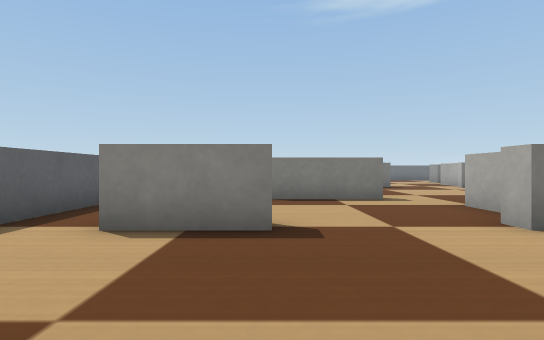
[1] (above)

24 first-person views from a walk through a world built for the Webots simulator. The camera is 0.07 m above the floor, looks level and sees 80° across. The floor is counted in squares, 0.1 m on a side. Each view is taken from the middle of a square. On the plan, view 1 faces up. The plan holds only what a view shows up to about 10 squares ahead; the rest is blank. The robots in the file are not drawn. Simple shapes and patterns stand in for the simulator's stock objects.

[2]
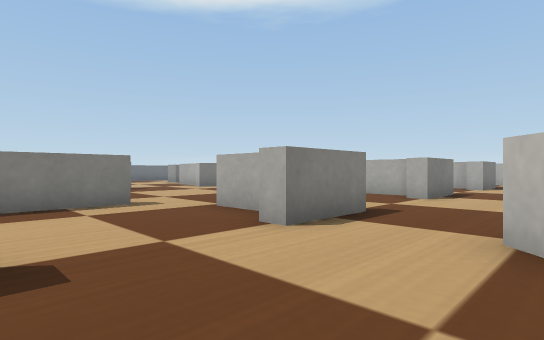

[3]
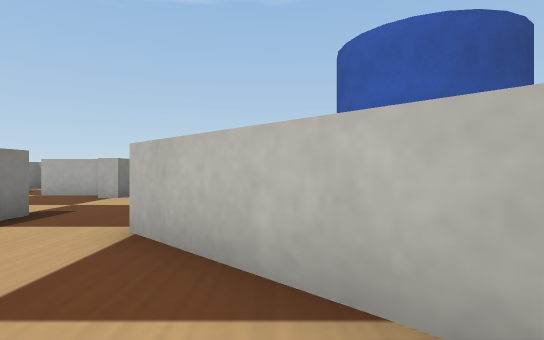

[4]
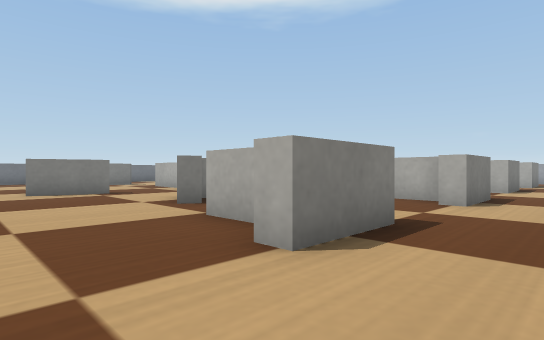

[5]
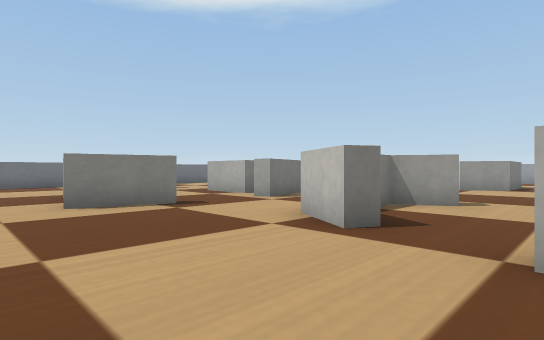

[6]
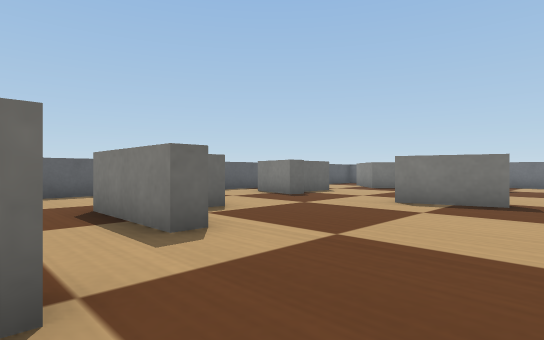

[7]
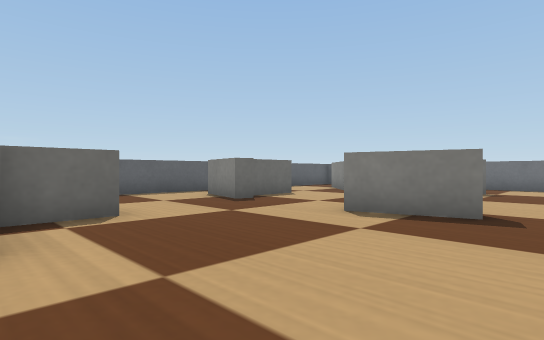

[8]
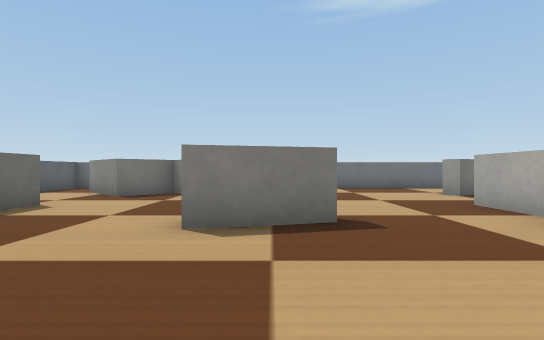

[9]
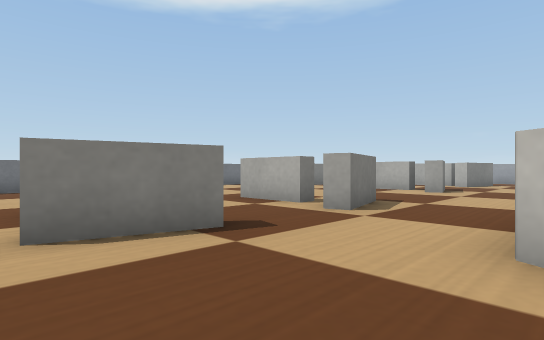

[10]
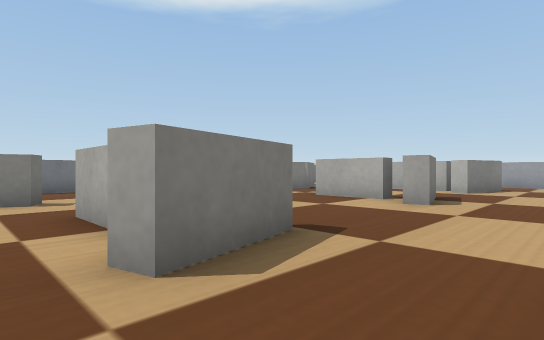

[11]
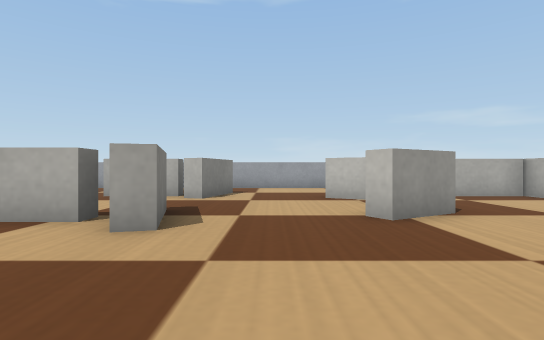

[12]
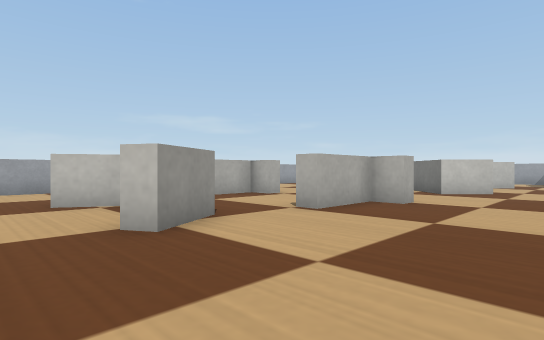

[13]
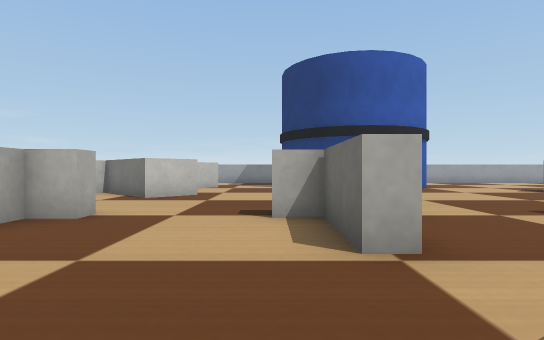

[14]
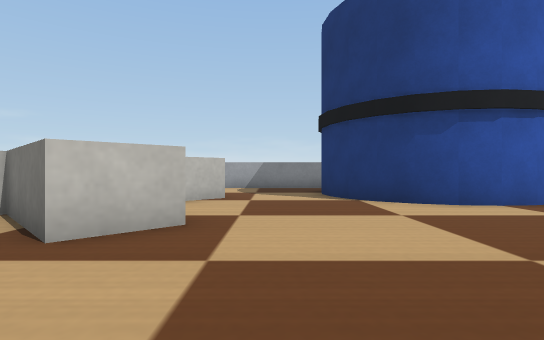

[15]
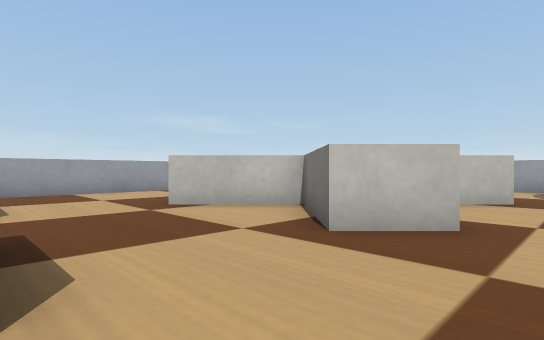

[16]
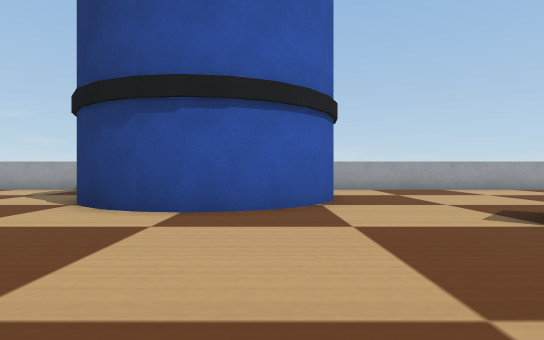

[17]
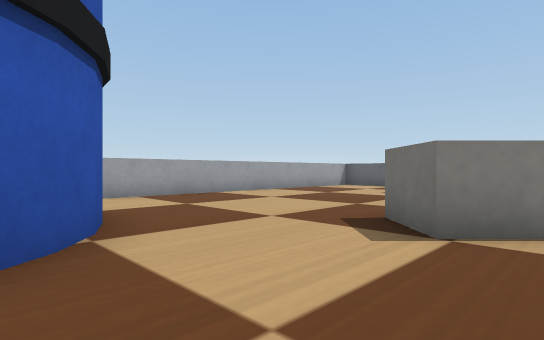

[18]
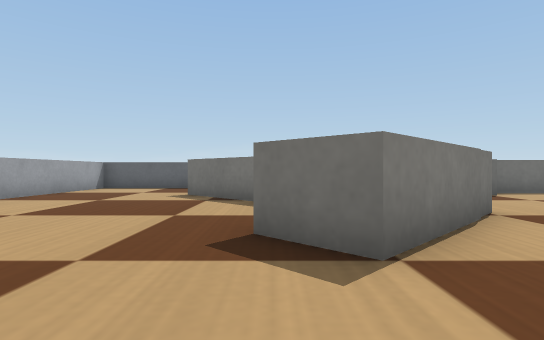

[19]
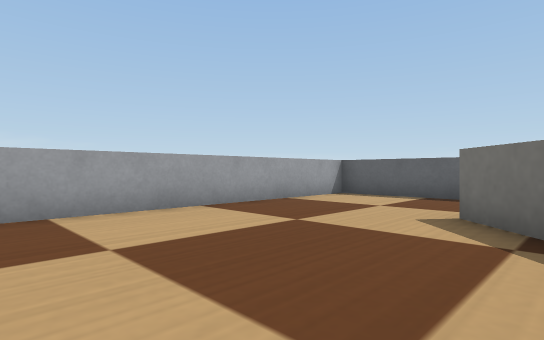

[20]
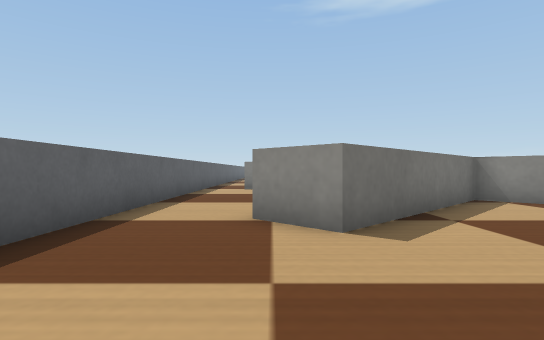

[21]
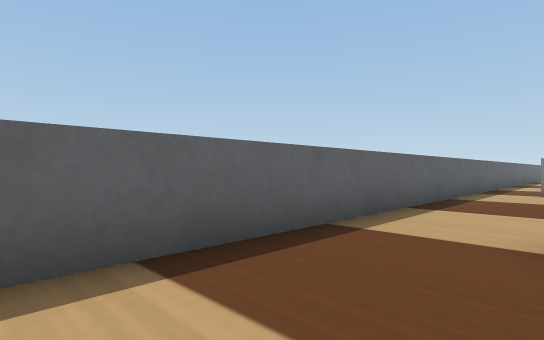

[22]
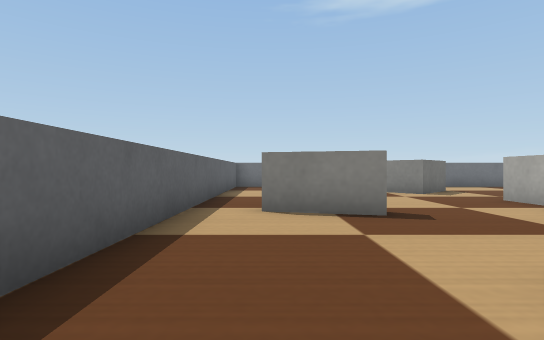

[23]
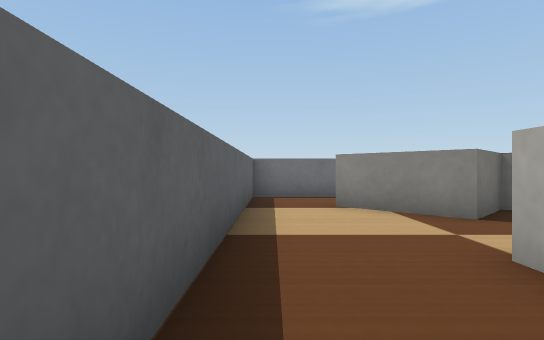

[24]
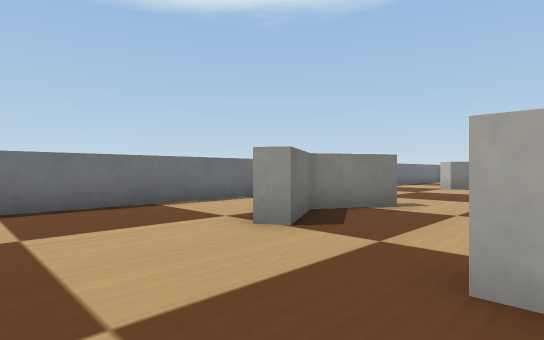

### Floor plan
Key: @ floor where view 1 was taken; # wall or solid block; . floor; B barrel.
Columns run from 4 left of view 1 to 27 right of it. Each row starts with its distance up from view 1.
 22 ####       ########
 21 #..        ..... ..
 20 #..     ........ .
 19 #..# # #......## . ..
 18 #..#####.....####....
 17 #...................
 16 #.................    ..
 15 #..#....#...#  ..#   ..# ..#
 14 #.##....#...# ...#.....#...#
 13 #..#...##...##...#....##..###
 12 #...............##...........
 11 #............................
 10 #..............................#
  9 #... #........####.....#..# ...#
  8 #...###.......#..#.....#
  7 #.........................
  6 #..#....#....#....#....#...#
  5 #..#....#....#....#....#...#
  4 #.###..###...##..###..##..##
  3 #..............................#
  2 #..............................#
  1 #......##......................#
  0 #.. @.####............##.## ...#
 -1 #... ######........... ###
 -2 #... ##..#.............
 -3 #..###........BBBB....#
 -4 #...#........B    B...#
 -5 #............B    B...
 -6 #............B    B...
 -7 #............B      ...
 -8 #...........         ..
 -9 ############         ##

Where each view was taken, in squares from view 1:
view 1: 0 up, 0 right, facing up
view 2: 1 up, 0 right, facing up-right
view 3: 0 up, 0 right, facing right
view 4: 2 up, 6 right, facing up-right
view 5: 6 up, 6 right, facing up-right
view 6: 6 up, 6 right, facing up-left
view 7: 8 up, 6 right, facing up-left
view 8: 9 up, 4 right, facing up
view 9: 9 up, 7 right, facing up-right
view 10: 10 up, 11 right, facing up-right
view 11: 11 up, 14 right, facing right
view 12: 11 up, 15 right, facing down-right
view 13: 9 up, 15 right, facing down
view 14: 4 up, 16 right, facing down
view 15: 4 up, 16 right, facing down-right
view 16: 3 up, 10 right, facing down
view 17: 0 up, 10 right, facing down-left
view 18: 2 down, 9 right, facing left
view 19: 3 down, 5 right, facing down-left
view 20: 8 down, 1 left, facing up
view 21: 7 down, 1 left, facing up-left
view 22: 8 up, 2 left, facing up
view 23: 13 up, 3 left, facing up
view 24: 15 up, 6 right, facing up-right
